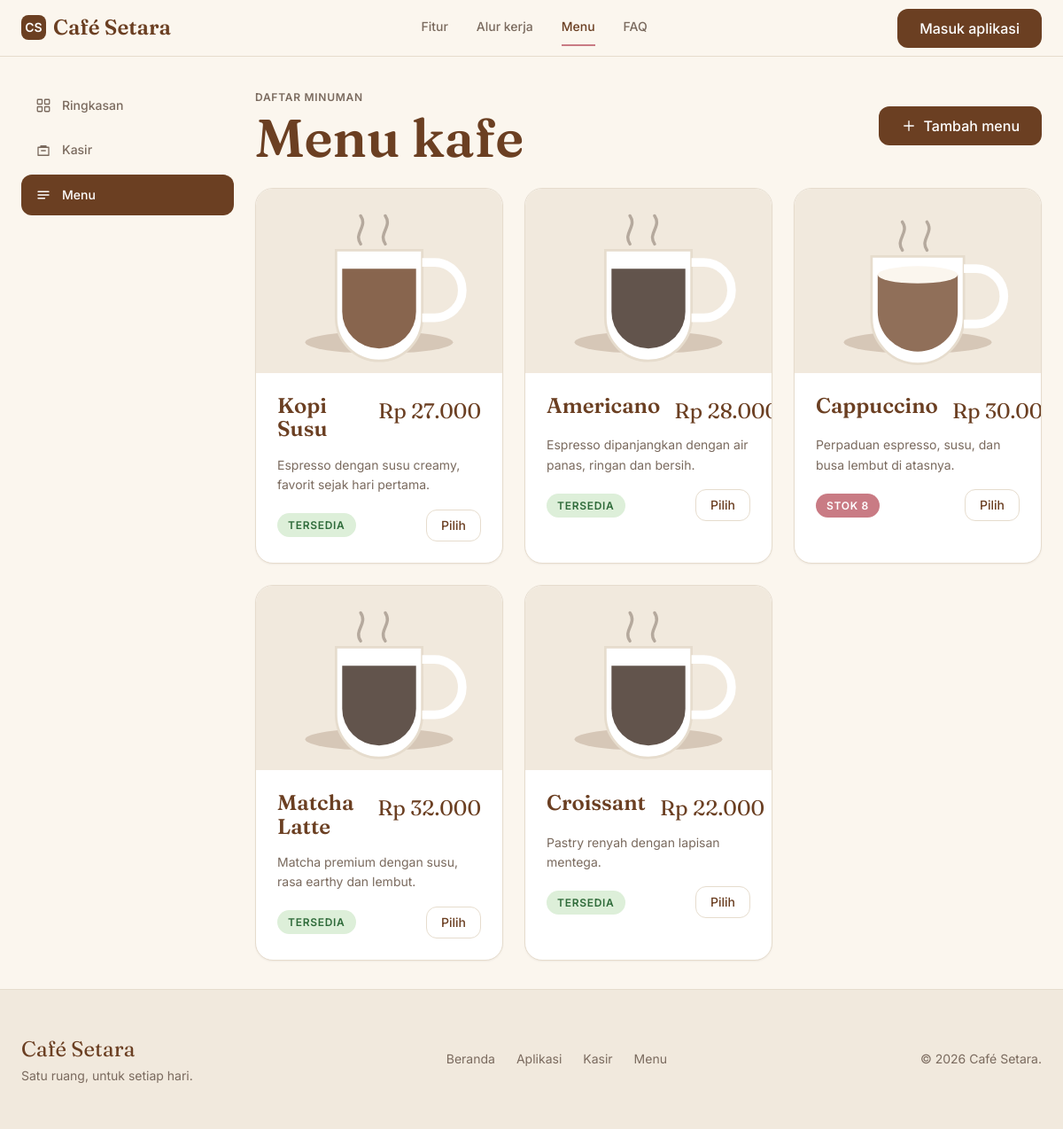
Page /menu.php on the committed database.
### tables this page shows
CREATE TABLE IF NOT EXISTS menu (
  id          INT UNSIGNED AUTO_INCREMENT PRIMARY KEY,
  nama        VARCHAR(120) NOT NULL,
  kategori    VARCHAR(60)  NOT NULL DEFAULT 'Minuman',
  harga       DECIMAL(10,2) NOT NULL,
  stok        INT UNSIGNED NOT NULL DEFAULT 0,
  tersedia    TINYINT(1)   NOT NULL DEFAULT 1,
  deskripsi   TEXT,
  gambar      VARCHAR(255) NULL,
  dibuat_pada DATETIME NOT NULL DEFAULT CURRENT_TIMESTAMP
);

### includes/helpers.php (called while the page is built, shortened)
<?php
function rupiah(float $angka): string
{
    return 'Rp ' . number_format($angka, 0, ',', '.');
}
function e(string $nilai): string
{
    return htmlspecialchars($nilai, ENT_QUOTES, 'UTF-8');
}
function ambil_menu(PDO $pdo): array
{
    return $pdo->query('SELECT * FROM menu ORDER BY id ASC')->fetchAll();
}

### menu.php (the view, shortened to what this page needs)
<?php
require_once __DIR__ . '/config/database.php';
require_once __DIR__ . '/includes/helpers.php';
$menu   = ambil_menu($pdo);
$active = 'menu';
?>
<!DOCTYPE html>
<html lang="id">
<head>
  <link rel="stylesheet" href="css/tokens.css">
  <link rel="stylesheet" href="css/base.css">
  <link rel="stylesheet" href="css/components.css">
  <link rel="stylesheet" href="css/pages.css">
</head>
<body>
<?php include __DIR__ . '/includes/header.php'; ?>
<main class="container app-shell">
  <aside class="sidebar" aria-label="Navigasi aplikasi">
    <a class="sidebar__link" href="app.php">
      Ringkasan
    </a>
    <a class="sidebar__link" href="kasir.php">
      <svg viewBox="0 0 24 24" fill="none" stroke="currentColor" stroke-linecap="round" stroke-linejoin="round" aria-hidden="true"><path d="M4 7h16v12H4zM8 7V5h8v2M9 12h6"/></svg>
      Kasir
    </a>
    <a class="sidebar__link" href="menu.php" aria-current="page">
      <svg viewBox="0 0 24 24" fill="none" stroke="currentColor" stroke-linecap="round" stroke-linejoin="round" aria-hidden="true"><path d="M4 7h16M4 12h16M4 17h10"/></svg>
      Menu
    </a>
  </aside>
  <div>
    <div class="page-head">
      <div>
        <span class="caption text-muted">Daftar minuman</span>
        <h1>Menu kafe</h1>
      </div>
      <button class="btn btn--primary" type="button" id="bukaForm">
        <svg viewBox="0 0 24 24" fill="none" stroke="currentColor" stroke-linecap="round" stroke-linejoin="round" aria-hidden="true"><path d="M12 5v14M5 12h14"/></svg>
        Tambah menu
      </button>
    </div>
    <div class="grid grid--3">
      <?php if (empty($menu)): ?>
        <article class="card"><p class="card__text">Belum ada menu. Tambahkan menu pertama Anda.</p></article>
      <?php else: ?>
        <?php foreach ($menu as $m): ?>
          <?php $gambar = $m['gambar'] ?: 'assets/img/menu-americano.svg'; ?>
          <article class="card menu-card">
            <img class="menu-card__img" src="<?= e($gambar) ?>" alt="<?= e($m['nama']) ?>">
            <div class="menu-card__body">
              <div class="menu-card__head">
                <h3 class="card__title"><?= e($m['nama']) ?></h3>
                <span class="menu-card__price"><?= rupiah((float) $m['harga']) ?></span>
              </div>
              <p class="card__text"><?= e($m['deskripsi'] ?: 'Menu Café Setara.') ?></p>
              <div class="menu-card__foot">
                <?php if (!$m['tersedia']): ?>
                  <span class="badge badge--neutral">Tidak tersedia</span>
                <?php elseif ((int) $m['stok'] <= 10): ?>
                  <span class="badge badge--accent">Stok <?= (int) $m['stok'] ?></span>
                <?php else: ?>
                  <span class="badge badge--success">Tersedia</span>
                <?php endif; ?>
                <a class="btn btn--secondary btn--sm" href="kasir.php?menu=<?= (int) $m['id'] ?>">Pilih</a>
              </div>
            </div>
          </article>
        <?php endforeach; ?>
      <?php endif; ?>
    </div>
  </div>
</main>
<?php include __DIR__ . '/includes/footer.php'; ?>
</body>
</html>

### includes/header.php
<?php
$active = $active ?? '';
?>
<header class="navbar">
  <div class="container navbar__inner">
    <a class="navbar__logo" href="index.php">
      <span class="navbar__logo-mark" aria-hidden="true">CS</span>
      Café Setara
    </a>
    <nav class="navbar__menu" aria-label="Navigasi utama">
      <a class="navbar__link" href="index.php#fitur">Fitur</a>
      <a class="navbar__link" href="index.php#alur">Alur kerja</a>
      <a class="navbar__link" href="menu.php" <?= $active === 'menu' ? 'aria-current="page"' : '' ?>>Menu</a>
      <a class="navbar__link" href="index.php#faq">FAQ</a>
    </nav>
    <div class="navbar__actions">
      <a class="btn btn--primary" href="app.php">Masuk aplikasi</a>
    </div>
  </div>
</header>

### includes/footer.php (shortened to what this page needs)
<footer class="footer">
  <div class="container footer__inner">
    <div>
      <p class="footer__tagline">Café Setara</p>
      <p class="footer__text">Satu ruang, untuk setiap hari.</p>
    </div>
    <nav class="footer__nav" aria-label="Navigasi footer">
      <a href="index.php">Beranda</a>
      <a href="app.php">Aplikasi</a>
      <a href="kasir.php">Kasir</a>
      <a href="menu.php">Menu</a>
    </nav>
    <p class="footer__text">&copy; <?= date('Y') ?> Café Setara.</p>
  </div>
</footer>

### css/tokens.css (style rules this page uses)
:root { --color-bg: #FBF6EE; --color-surface: #FFFFFF; --color-surface-muted: #F1E9DD; --color-primary: #6B3F22; --color-primary-hover: #55321B; --color-primary-contrast: #FFFFFF; --color-text: #3B2A20; --color-text-muted: #7A6A5E; --color-border: #E6DCCD; --color-accent: #C97B84; --color-success-bg: #DDEFD9; --color-success-text: #2F6B3A; --color-danger: #B3402F; --color-warning: #C98A1B; --font-heading: 'Fraunces', Georgia, serif; --font-body: 'Inter', system-ui, -apple-system, sans-serif; --fs-h1: clamp(2.5rem, 5vw, 3.75rem); --fs-h2: 2rem; --fs-h3: 1.5rem; --fs-body: 1rem; --fs-small: 0.875rem; --fs-caption: 0.75rem; --lh-tight: 1.1; --lh-body: 1.6; --fw-regular: 400; --fw-medium: 500; --fw-semibold: 600; --ls-caption: 0.06em; --space-1: 4px; --space-2: 8px; --space-3: 12px; --space-4: 16px; --space-6: 24px; --space-8: 32px; --space-12: 48px; --space-16: 64px; --space-24: 96px; --radius-sm: 8px; --radius-md: 12px; --radius-lg: 20px; --radius-pill: 999px; --shadow-sm: 0 1px 2px rgba(59, 42, 32, 0.06); --shadow-md: 0 8px 24px rgba(59, 42, 32, 0.08); --container-max: 1200px; --container-pad: 24px; --container-pad-mobile: 16px; --navbar-height: 64px; --focus-ring: 0 0 0 2px var(--color-surface), 0 0 0 4px var(--color-accent); }

### css/base.css (style rules this page uses)
*, *::before, *::after { box-sizing: border-box; margin: 0; padding: 0; }
html { scroll-behavior: smooth; }
body { font-family: var(--font-body); font-size: var(--fs-body); line-height: var(--lh-body); color: var(--color-text); background-color: var(--color-bg); -webkit-font-smoothing: antialiased; }
h1, h2, h3, h4 { font-family: var(--font-heading); font-weight: var(--fw-semibold); color: var(--color-primary); line-height: var(--lh-tight); }
h1 { font-size: var(--fs-h1); }
h3 { font-size: var(--fs-h3); }
p { color: var(--color-text); }
a { color: var(--color-primary); text-decoration: none; }
img { max-width: 100%; display: block; }
.text-muted { color: var(--color-text-muted); }
.caption { font-size: var(--fs-caption); text-transform: uppercase; letter-spacing: var(--ls-caption); font-weight: var(--fw-semibold); }
.container { width: 100%; max-width: var(--container-max); margin-inline: auto; padding-inline: var(--container-pad-mobile); }
@media (min-width: 640px) { .container { padding-inline: var(--container-pad); } }

### css/pages.css (style rules this page uses)
.app-shell { display: grid; gap: var(--space-6); padding-block: var(--space-8); }
@media (min-width: 1024px) { .app-shell { grid-template-columns: 240px minmax(0, 1fr); align-items: start; } }
.sidebar { display: flex; flex-direction: column; gap: var(--space-1); }
.sidebar__link { display: flex; align-items: center; gap: var(--space-3); padding: var(--space-3) var(--space-4); border-radius: var(--radius-md); font-size: var(--fs-small); font-weight: var(--fw-medium); color: var(--color-text-muted); transition: background-color 150ms ease, color 150ms ease; }
.sidebar__link svg { width: 18px; height: 18px; stroke-width: 1.75; }
.sidebar__link[aria-current='page'] { background-color: var(--color-primary); color: var(--color-primary-contrast); }
.page-head { display: flex; flex-wrap: wrap; align-items: center; justify-content: space-between; gap: var(--space-4); margin-bottom: var(--space-6); }
.menu-card { overflow: hidden; padding: 0; }
.menu-card__img { width: 100%; aspect-ratio: 4 / 3; object-fit: cover; }
.menu-card__body { padding: var(--space-6); }
.menu-card__head { display: flex; align-items: flex-start; justify-content: space-between; gap: var(--space-4); margin-bottom: var(--space-2); }
.menu-card__price { font-family: var(--font-heading); font-size: var(--fs-h3); color: var(--color-primary); white-space: nowrap; }
.menu-card__foot { display: flex; align-items: center; justify-content: space-between; gap: var(--space-3); margin-top: var(--space-4); }

### rows in the picture
menu: gambar (picture), nama "Kopi Susu", harga "Rp 27.000", deskripsi "Espresso dengan susu creamy, favorit sejak hari pertama.", tersedia "TERSEDIA"
menu: gambar (picture), nama "Americano", harga "Rp…", deskripsi "Espresso dipanjangkan dengan air panas, ringan dan bersih.", tersedia "TERSEDIA"
menu: gambar (picture), nama "Cappuccino", harga "Rp…", deskripsi "Perpaduan espresso, susu, dan busa lembut di atasnya.", stok "8"
menu: nama "Matcha Latte", harga "Rp 32.000", deskripsi "Matcha premium dengan susu, rasa earthy dan lembut.", tersedia "TERSEDIA"
menu: nama "Croissant", harga "Rp 22.000", deskripsi "Pastry renyah dengan lapisan mentega.", tersedia "TERSEDIA"
